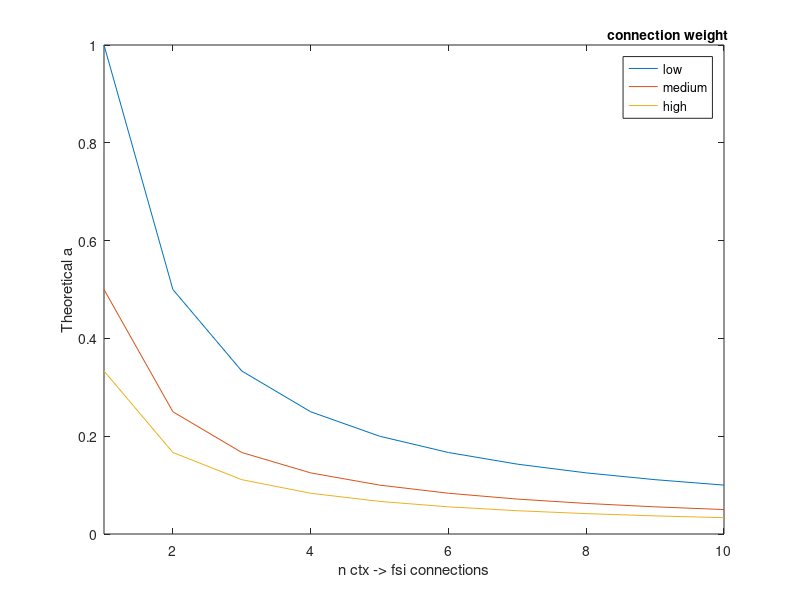
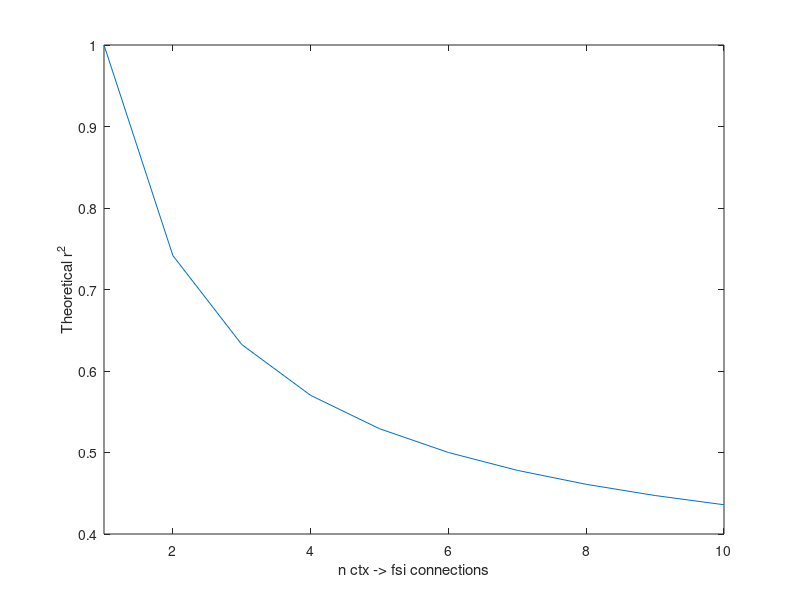

Reproduce these figures in MATLAB, in order. (Note: this script raises an error after producing the figures.)

% match to Atanu's results: 
% 
% look at pairs of combinations of PFC-PL and FSI

clear; close all
rng('default')

%% Mathematical relationship between weight, synchrony, and FSI/ctx


% to find covariance, slope, and intercept:
%
% cov(fsi,ctx1) = connection weight*(var(ctx1) + sum(cov(ctx1,connected ctx2),cov(ctx,connected ctx3),...));
% and
% correlation = cov(fsi,ctx)/sqrt(var(ctx1)*(var(ctx1)+2*cov(fsi,ctx1) + ...
% 2cov(fsi,ctx2) + ... + sum(cov matrix of fsi and ctx)))
%
% slope = cov(fsi,ctx1)/var(fsi)
%

n_connection_incs = 1:10; % assume the same between all neurons
connection_w_incs = 1:3;
ctx_var = 1; % assume for all neurons
ctx_cov = .1;
mean_ctx = 5;

for i=1:length(n_connection_incs)
    for j=1:length(connection_w_incs)
        c = n_connection_incs(i);
        w = connection_w_incs(j);
        ctx_fsi_r2(i) = ((ctx_var+(c-1)*ctx_cov)/(c*ctx_var))^.5;
        slope(i,j) = 1/(w*c);
    end
end

figure
plot(n_connection_incs,slope)
xlabel("n ctx -> fsi connections")
ylabel("Theoretical a")
xlim([n_connection_incs(1) n_connection_incs(end)])

l = legend("low","medium","high");
title(l,"connection weight")

figure
plot(n_connection_incs,ctx_fsi_r2)
xlabel("n ctx -> fsi connections")
ylabel("Theoretical r^2")
xlim([n_connection_incs(1) n_connection_incs(end)])

%% show some simulations with change in synchrony and connectedness

n_ctx = 100;
n_sim = 10; % number of points on the plots

W_ctx_fsis = rand(n_ctx,1);
n_neurons_connected_per_FSI = [10 2];

titles = ["Control","fewer ctx->fsi connections"];

for i=1:2
    for j=1:n_sim
        % make the first cortex neuron connected to the FSI. Arbitrarily pick
        % several others to be connected
        W_ctx_fsi = [1 ismember(2:n_ctx,...
            randsample(2:n_ctx,n_neurons_connected_per_FSI(i)-1,false))]' ...
            .* W_ctx_fsis;
        ctx = randn(1,n_ctx);
        % record the activity of the connected pair
        ctx1(i,j) = ctx(1);
        fsi(i,j) = ctx * W_ctx_fsi;
    end
end

figure
tiledlayout(2,1)
for i=1:2
    nexttile
    hold on
    scatter(ctx1(i,:),fsi(i,:))
    mdl = fitlm(ctx1(i,:),fsi(i,:));
    p = plot(mdl);
    delete(p([1 3 4]));
    hold off
    xlabel("cortex activity (arb. u.)")
    ylabel("FSI activity (arb. u.)")
    title(["cortex/FSI pair across simulated trials, " titles(i)])
end